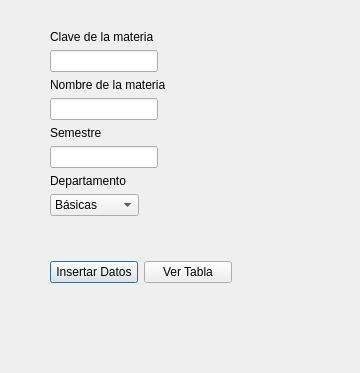
<?xml version="1.0" encoding="UTF-8"?>
<ui version="4.0">
 <class>Dialog</class>
 <widget class="QDialog" name="Dialog">
  <property name="geometry">
   <rect>
    <x>0</x>
    <y>0</y>
    <width>360</width>
    <height>373</height>
   </rect>
  </property>
  <property name="windowTitle">
   <string>Registrar Materias</string>
  </property>
  <widget class="QWidget" name="">
   <property name="geometry">
    <rect>
     <x>50</x>
     <y>30</y>
     <width>140</width>
     <height>196</height>
    </rect>
   </property>
   <layout class="QFormLayout" name="formLayout">
    <item row="0" column="0">
     <widget class="QLabel" name="label">
      <property name="text">
       <string>Clave de la materia</string>
      </property>
     </widget>
    </item>
    <item row="1" column="0">
     <widget class="QLineEdit" name="Clave"/>
    </item>
    <item row="2" column="0">
     <widget class="QLabel" name="label_2">
      <property name="text">
       <string>Nombre de la materia</string>
      </property>
     </widget>
    </item>
    <item row="3" column="0">
     <widget class="QLineEdit" name="Nombre"/>
    </item>
    <item row="4" column="0">
     <widget class="QLabel" name="label_3">
      <property name="text">
       <string>Semestre</string>
      </property>
     </widget>
    </item>
    <item row="5" column="0">
     <widget class="QLineEdit" name="Semestre"/>
    </item>
    <item row="6" column="0">
     <widget class="QLabel" name="label_4">
      <property name="text">
       <string>Departamento</string>
      </property>
     </widget>
    </item>
    <item row="7" column="0">
     <widget class="QComboBox" name="Departamento">
      <item>
       <property name="text">
        <string>Básicas</string>
       </property>
      </item>
      <item>
       <property name="text">
        <string>Humanista</string>
       </property>
      </item>
      <item>
       <property name="text">
        <string>Clínica</string>
       </property>
      </item>
     </widget>
    </item>
   </layout>
  </widget>
  <widget class="QWidget" name="">
   <property name="geometry">
    <rect>
     <x>50</x>
     <y>260</y>
     <width>182</width>
     <height>25</height>
    </rect>
   </property>
   <layout class="QHBoxLayout" name="horizontalLayout">
    <item>
     <widget class="QPushButton" name="Insertar">
      <property name="text">
       <string>Insertar Datos</string>
      </property>
     </widget>
    </item>
    <item>
     <widget class="QPushButton" name="Imprimir">
      <property name="text">
       <string>Ver Tabla</string>
      </property>
     </widget>
    </item>
   </layout>
  </widget>
 </widget>
 <resources/>
 <connections/>
</ui>
